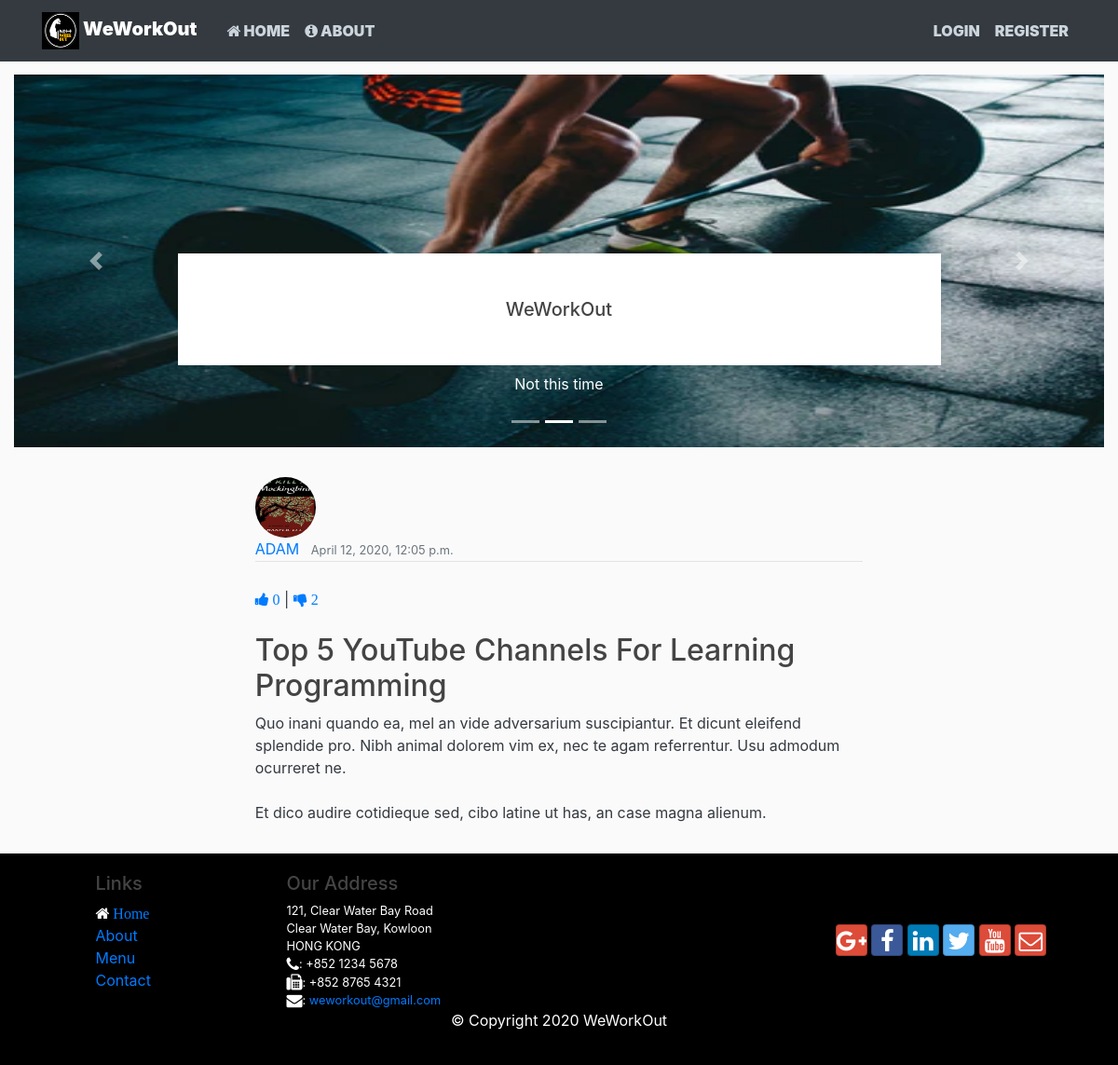
Before: /post/27/ with the older database file.
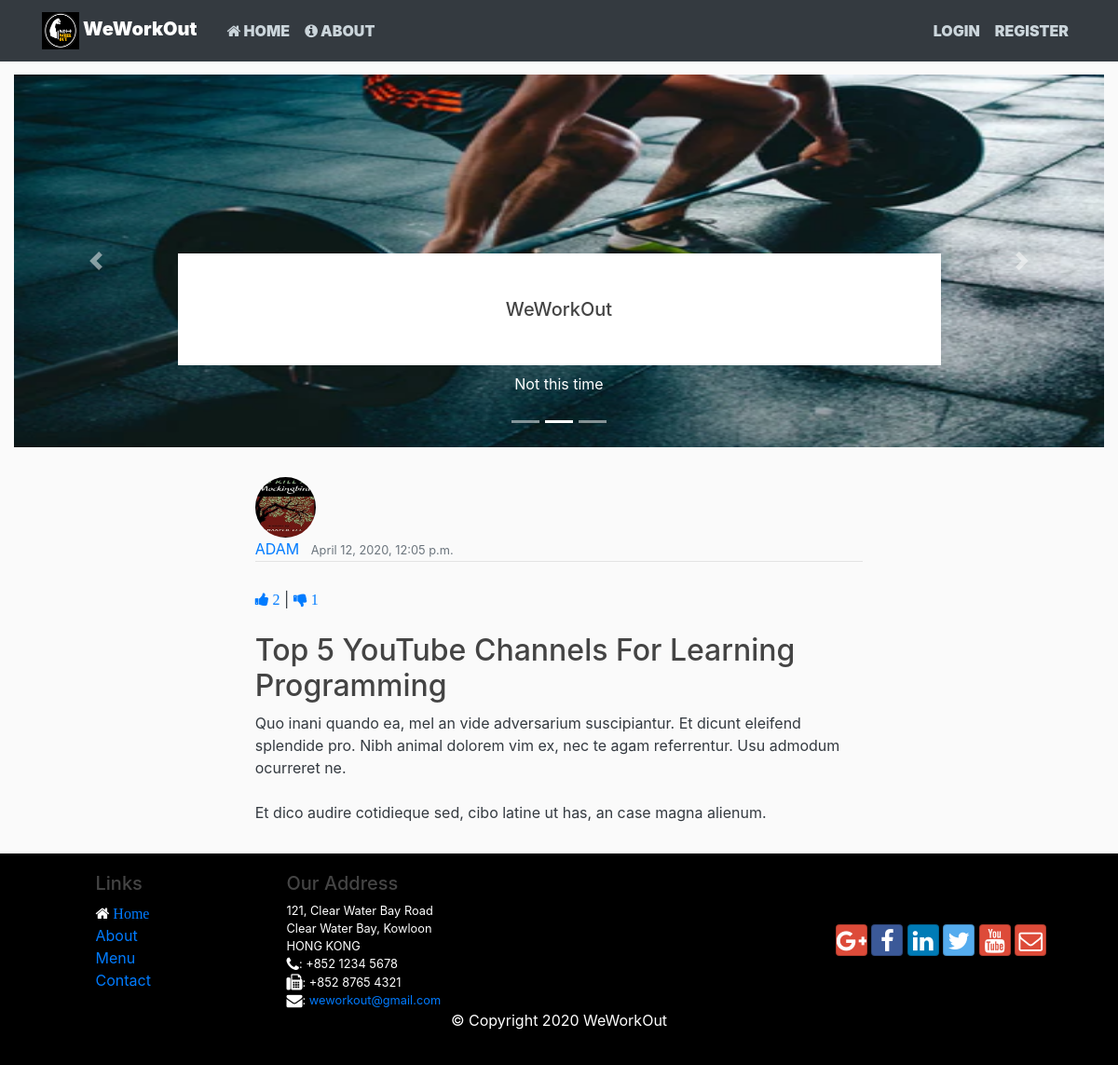
After: the same page with the newer database file.
### blog/models.py (models this page shows, shortened)
class Post(models.Model):
	author = models.ForeignKey(User, on_delete=models.CASCADE)
	title = models.CharField(max_length=100)
	content = RichTextField()
	date_posted = models.DateTimeField(default=timezone.now)
	last_edit = models.DateTimeField(auto_now=True)
	likes = models.IntegerField(default=0)
	dislikes = models.IntegerField(default=0)

### users/models.py (models this page shows, shortened)
class Profile(models.Model):
    user = models.OneToOneField(User, on_delete=models.CASCADE)
    image = models.ImageField(default='default.jpg', upload_to='profile_pics')

### blog/views.py (the view)
# urls.py: path('post/<int:pk>/', PostDetailView.as_view(), name='post-detail'),
class PostDetailView(DetailView):
    model = Post
    context_object_name = 'eachpost'

### blog/templates/blog/post_detail.html (shortened to what this page needs)
{% extends "blog/base.html" %}
{% block content %}
<div class=" container-fluid col-7 py-3 ">
    <img class="rounded-circle article-img" src="{{ eachpost.author.profile.image.url }}">
    <div class="media-body">
      <div class="article-metadata">
        <a class="mr-2" href="#">{{ eachpost.author|upper }}</a>
        <small class="text-muted">{{ eachpost.date_posted}}</small>
      </div>
      <br>
          <a href="#" onClick="document.getElementById('likebutton').submit()"><i class="fa fa-thumbs-up"> {{eachpost.likes}} </i></a>
              |
          <a href="#" onClick="document.getElementById('dislikebutton').submit()"><i class="fa fa-thumbs-down"> {{eachpost.dislikes}} </i></a>
          <br>
      <h2 class="article-title">{{ eachpost.title }}</h2>
      <p class="article-content">{{ eachpost.content }}</p>
    </div>
</div>
{% endblock content %}

Changed rows visible on the page:
changed Post "Top 5 YouTube Channels For Learning Programming": likes "0" → "2"; dislikes "2" → "1"
